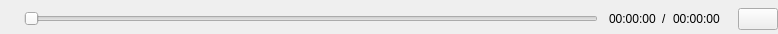
<?xml version="1.0" encoding="UTF-8"?>
<ui version="4.0">
 <class>PLSMediaController</class>
 <widget class="QWidget" name="PLSMediaController">
  <property name="geometry">
   <rect>
    <x>0</x>
    <y>0</y>
    <width>778</width>
    <height>34</height>
   </rect>
  </property>
  <property name="sizePolicy">
   <sizepolicy hsizetype="Preferred" vsizetype="Fixed">
    <horstretch>0</horstretch>
    <verstretch>0</verstretch>
   </sizepolicy>
  </property>
  <property name="minimumSize">
   <size>
    <width>0</width>
    <height>0</height>
   </size>
  </property>
  <property name="windowTitle">
   <string>Form</string>
  </property>
  <layout class="QGridLayout" name="gridLayout">
   <property name="leftMargin">
    <number>0</number>
   </property>
   <property name="topMargin">
    <number>0</number>
   </property>
   <property name="rightMargin">
    <number>0</number>
   </property>
   <property name="bottomMargin">
    <number>0</number>
   </property>
   <item row="0" column="0">
    <layout class="QHBoxLayout" name="horizontalLayout_2">
     <property name="spacing">
      <number>0</number>
     </property>
     <property name="topMargin">
      <number>5</number>
     </property>
     <item>
      <widget class="QPushButton" name="playPauseButton">
       <property name="minimumSize">
        <size>
         <width>24</width>
         <height>24</height>
        </size>
       </property>
       <property name="maximumSize">
        <size>
         <width>24</width>
         <height>24</height>
        </size>
       </property>
       <property name="text">
        <string/>
       </property>
       <property name="iconSize">
        <size>
         <width>20</width>
         <height>20</height>
        </size>
       </property>
       <property name="flat">
        <bool>true</bool>
       </property>
      </widget>
     </item>
     <item>
      <widget class="MediaSlider" name="slider">
       <property name="maximum">
        <number>1024</number>
       </property>
       <property name="tracking">
        <bool>false</bool>
       </property>
       <property name="orientation">
        <enum>Qt::Horizontal</enum>
       </property>
      </widget>
     </item>
     <item>
      <widget class="QWidget" name="widget_time" native="true">
       <layout class="QHBoxLayout" name="horizontalLayout">
        <property name="leftMargin">
         <number>11</number>
        </property>
        <property name="topMargin">
         <number>5</number>
        </property>
        <property name="rightMargin">
         <number>11</number>
        </property>
        <property name="bottomMargin">
         <number>5</number>
        </property>
        <item>
         <widget class="QLabel" name="timerLabel">
          <property name="text">
           <string>00:00:00</string>
          </property>
         </widget>
        </item>
        <item>
         <widget class="QLabel" name="label">
          <property name="text">
           <string>/</string>
          </property>
         </widget>
        </item>
        <item>
         <widget class="QLabel" name="durationLabel">
          <property name="text">
           <string>00:00:00</string>
          </property>
         </widget>
        </item>
       </layout>
      </widget>
     </item>
     <item>
      <widget class="QLabel" name="label_live">
       <property name="text">
        <string/>
       </property>
       <property name="margin">
        <number>0</number>
       </property>
      </widget>
     </item>
     <item>
      <widget class="QPushButton" name="loopButton">
       <property name="text">
        <string/>
       </property>
      </widget>
     </item>
    </layout>
   </item>
  </layout>
 </widget>
 <customwidgets>
  <customwidget>
   <class>MediaSlider</class>
   <extends>QSlider</extends>
   <header>media-slider.h</header>
  </customwidget>
 </customwidgets>
 <resources>
  <include location="pls.qrc"/>
 </resources>
 <connections/>
</ui>
